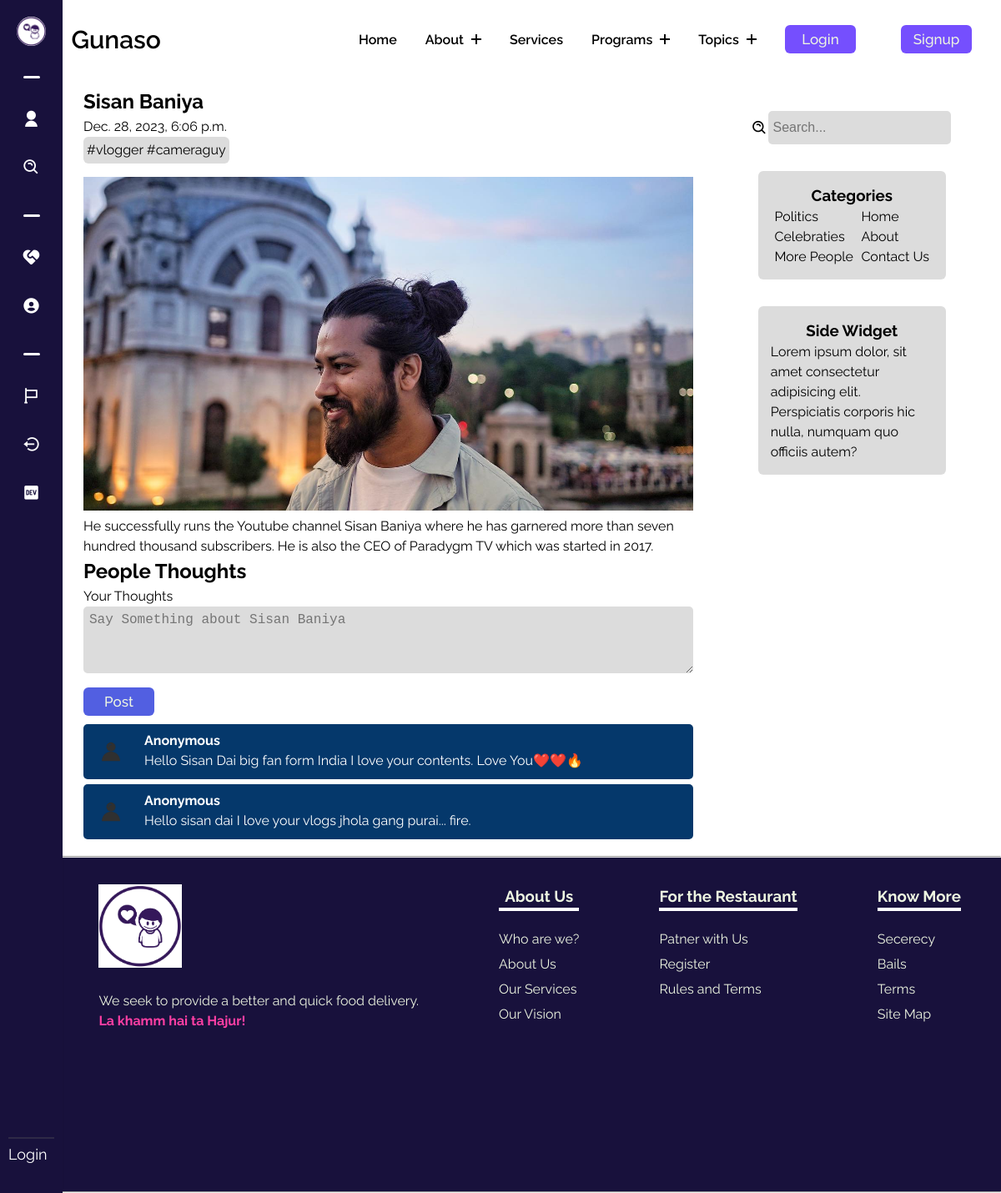
Before: /topics/sisan-baniya with the older database file.
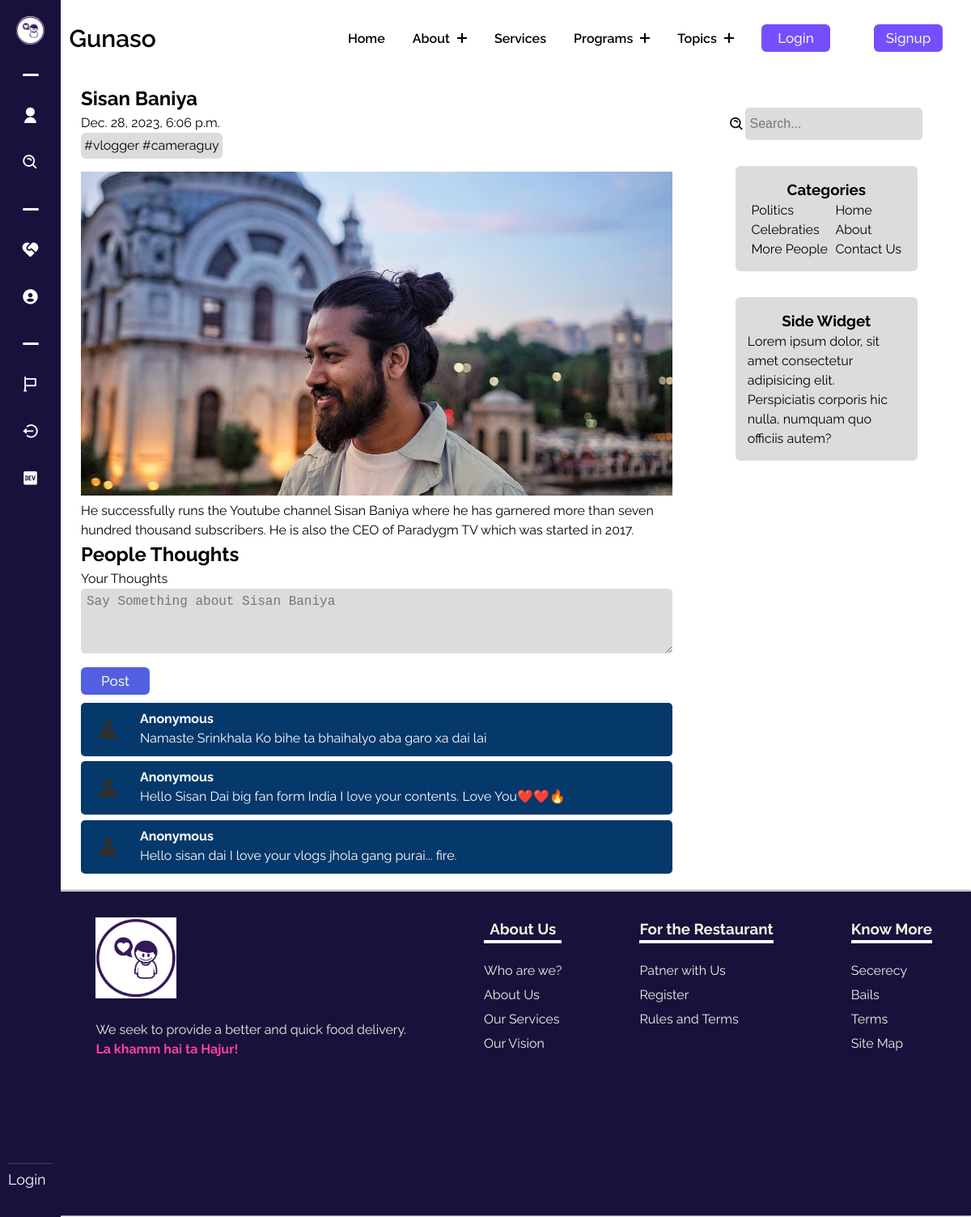
After: the same page with the newer database file.
### gunasoApp/models.py (models this page shows, shortened)
class TopicComment(models.Model):
    sno = models.AutoField(primary_key=True)
    comment = models.TextField()
    user = models.ForeignKey(User, on_delete=models.CASCADE)
    topic = models.ForeignKey(Topic, on_delete=models.CASCADE)
    parent = models.ForeignKey('self', on_delete=models.CASCADE, null=True)
    timestamp = models.DateTimeField(default=now)

### gunasoApp/views.py (the view)
# urls.py: path('topics/<str:slug>',views.famoustopics, name='famoustopics'),
def famoustopics(request, slug):
    topic = Topic.objects.filter(slug=slug).first()
    comments = TopicComment.objects.filter(topic=topic)[::-1]
    context = {"topic": topic, "comments": comments}
    return render(request, 'famoustopics.html', context)

### templates/famoustopics.html (shortened to what this page needs)
{% extends 'base.html' %}
{% load static %}
    {% block base_style%}
    {{ block.super }}
    <link rel="stylesheet" href="{% static 'styles/famoustopics.css' %}">
    {% endblock base_style%}
    {% block content %}
    <div class="famoustopicsmain">
        <div class="containflex">
            <div class="leftside">
                <h2>{{topic.name}}</h2>
                <p>{{topic.date}}</p>
                <p class="tags">#{{topic.tagone}} #{{topic.tagtwo}}</p>
                <img src="/media/{{topic.image}}" alt="">
                <p>{{topic.introduction}}</p>
                <h2>People Thoughts</h2>
                <section class="thoughtsform">
                    <form action="{% url 'postThoughts' %}" method="post">
                        <label for="">Your Thoughts</label>
                        <br>
                        <textarea name="comment" id="" placeholder="Say Something about {{topic.name}}"></textarea>
                        <br>
                        <input type="submit" value="Post" class="copybtn">
                    </form>
                </section>
                <div class="commentbox">
                    {% for comment in comments %}
                    <div class="comment">
                        <div class="imagepart">
                            <img src="{% static 'images/noone.png' %}" alt="userimg">
                        </div>
                        <div class="textpart">
                            <h4>Anonymous</h4>
                            <p>{{comment.comment}}</p>
                        </div>
                    </div>
                    {% endfor %}
                </div>
            </div>
            <div class="rightside">
                <div class="searchdiv">
                    <i class='bx bx-search-alt'></i>
                    <input class="searchinp" placeholder="Search..." type="text">
                </div>
                <div class="catandside">
                    <div class="categoriesdiv">
                        <h3>Categories</h3>
                        <div class="uls">
                            <ul class="lineone">
                                <li><a href="#">Politics</a></li>
                                <li><a href="#">Celebraties</a></li>
                                <li><a href="#">More People</a></li>
                            </ul>
                            <ul class="lineone">
                                <li><a href="/">Home</a></li>
                                <li><a href="/about">About</a></li>
                                <li><a href="/">Contact Us</a></li>
                            </ul>
                        </div>
                    </div>
                    <div class="categoriesdiv">
                        <h3>Side Widget</h3>
                        <p>Lorem ipsum dolor, sit amet consectetur adipisicing elit. Perspiciatis corporis hic nulla,
                            numquam quo officiis autem?</p>
                    </div>
                </div>
            </div>
        </div>
    </div>
    {% endblock %}

Changed rows visible on the page:
added TopicComment: comment "Namaste Srinkhala Ko bihe ta bhaihalyo aba garo xa dai lai"
